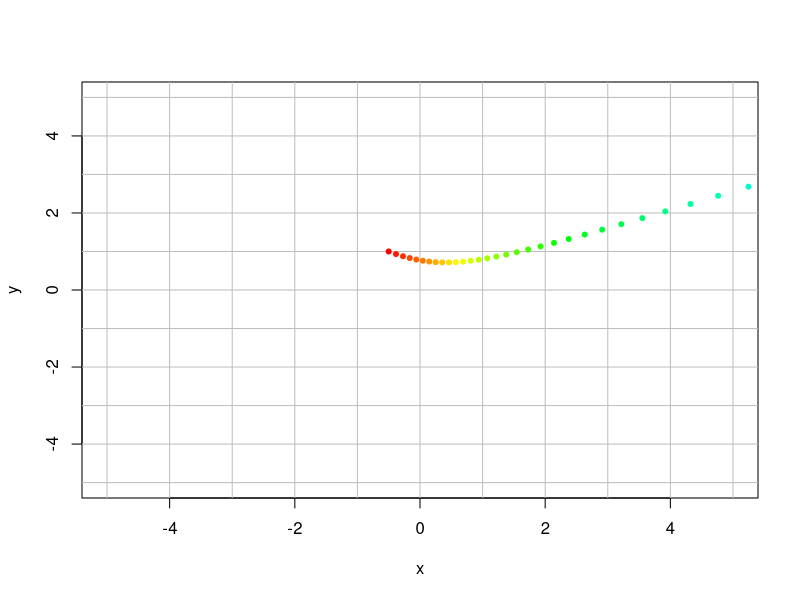
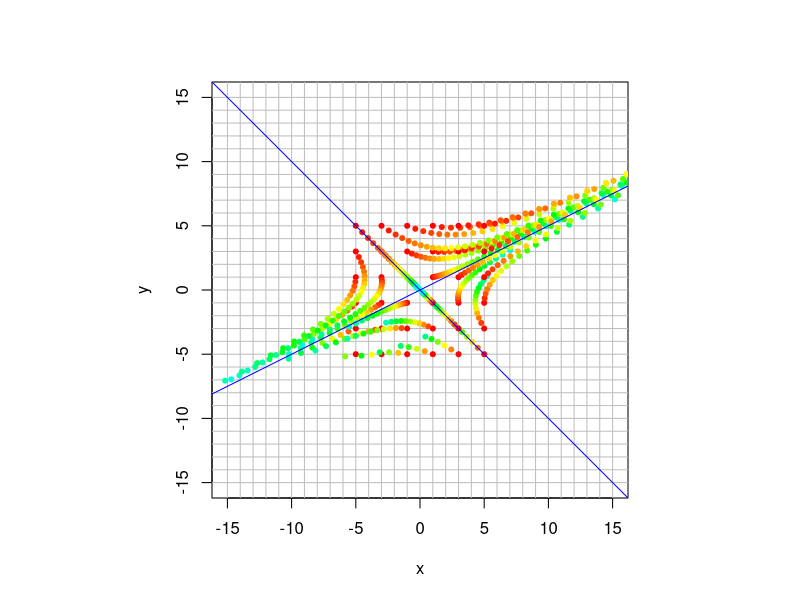

Reproduce these figures in R, in order.
## ---- chunk 1
get_traj <- function(mat, x0, num) {
  traj = cbind(x0) 
  num
  for (i in 1:num) {
    traj = cbind(traj, mat %*% traj[,dim(traj)[2]])
    traj
  }
  
  return(traj)
}


plot_traj <- function(mat, x0, num) {
  traj = get_traj(mat,x0,num)
  points(traj[1,],traj[2,], pch=20, col=rainbow(length(traj)))
}

trajectory_plot <- function(mat, t=20, datamax=5, plotmax=10, numpoints=10, showEigenspaces=TRUE) {

  # initialize plot
  par(pty = "s")
  plot(c(0),c(0),type="n",
       xlim=c(-plotmax,plotmax),ylim=c(-plotmax,plotmax),
       xlab='x', ylab='y')
  abline(h=-plotmax:plotmax, v=-plotmax:plotmax, col="gray")
  
  mygrid <- expand.grid(x=seq(from = -datamax, by = 2*datamax/numpoints, l = numpoints+1),
                      y=seq(from =  -datamax, by = 2*datamax/numpoints, l = numpoints+1))


  for (t in 1:dim(mygrid)[1]) {
    plot_traj(A,c(mygrid[t,1],mygrid[t,2]),t)
  }
  
  if (showEigenspaces) {
    eigen = eigen(A)
    
    #mylabel = cat('lambda=', eigen$values[1], 'and lambda=', eigen$values[2])
    #title(xlab=mylabel)
    
    v1 = zapsmall(eigen$vectors[,1])
    v2 = zapsmall(eigen$vectors[,2])

    if (! class(v1[1]) == "complex") {
      if (v1[1] == 0) {
        abline(v=0)
      } else {
        abline(a=0,b=v1[2]/v1[1], col="blue")
      } 
      
      if (v2[1] == 0) {
        abline(v=0)
      } else {
        abline(a=0,b=v2[2]/v2[1], col="blue")
      }   
    }
    
  }
}
## ---- chunk 2

A = 1/30 * cbind(c(31,2),c(4,29))
x0 = c(-0.5,1)

# initialize the plot
plot(c(0),c(0),type="n",xlim=c(-5,5),ylim=c(-5,5),xlab="x",ylab="y")
abline(h=-5:5, v=-5:5, col="gray")


plot_traj(A,x0,30)


## ---- chunk 3
A = 1/30 * cbind(c(31,2),c(4,29))

trajectory_plot(A, t=30, datamax=5, plotmax=15, numpoints=5)

## ---- chunk 4
eigen(A)
